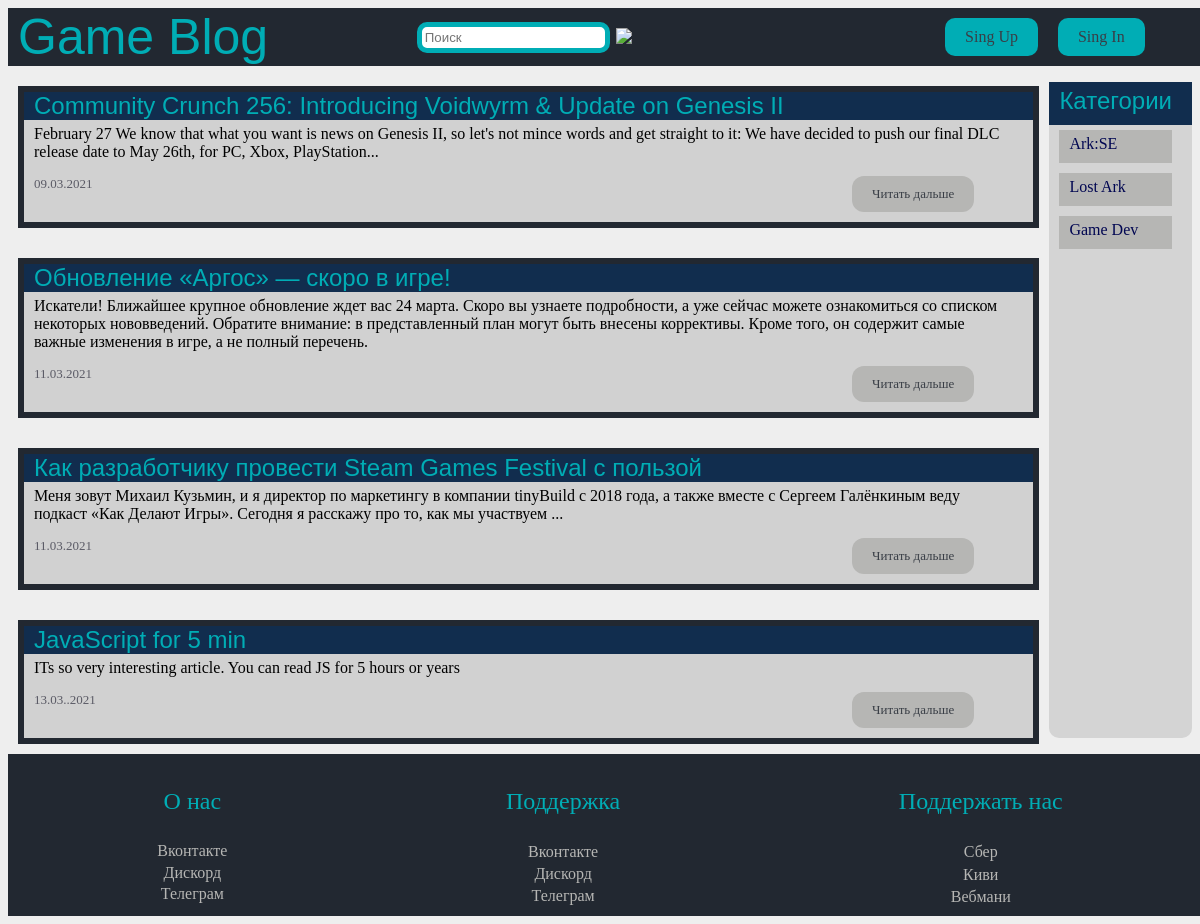
The page / on the database its author committed.
### database.py (models this page shows)
class Article(db.Model):
    id = db.Column(db.Integer, primary_key=True, autoincrement=True)
    title = db.Column(db.String(70), nullable=True)
    body = db.Column(db.String(70), nullable=True, unique=True)
    date = db.Column(db.String(70), nullable=True)
    big = db.Column(db.Boolean, default=True)
    img = db.Column(db.Boolean, default=False)
    img_url = db.Column(db.String(70))
    author_id = db.Column(db.Integer, db.ForeignKey('users.id'))
    category_id = db.Column(db.Integer, db.ForeignKey('categories.id'))
    author = db.relationship('Users', backref=db.backref('articles', lazy=True))
    category = db.relationship('Categories', backref=db.backref('articles', lazy=True))

class Categories(db.Model):
    id = db.Column(db.Integer, primary_key=True, autoincrement=True)
    name = db.Column(db.String, nullable=True)

### app.py (the view)
@app.route('/')
def homepage():
    articles = Article.query.all()
    categories = Categories.query.all()
    return render_template('index.html', articles=articles, categories=categories)

### templates/index.html (shortened to what this page needs)
{% extends "base.html" %}
{% block content %}
    {% for article in articles %}
        <article>
            <div class="head">
                {{ article.title }}
            </div>
            <div class="text-block">
                {% if article.big %}
                    {{ article.body[0:200]+'...' }}
                {% else %}
                    {{ article.body }}
                {% endif %}
            </div>
            <div class="footer">
                <date>{{ article.date }}</date>
                <a href="{{ url_for('article', art=article.id) }}">Читать дальше</a>
            </div>
        </article>
    {% endfor %}
{% endblock %}

### templates/base.html (shortened to what this page needs)
<!DOCTYPE html>
<html lang="ru">
<head>
    <link rel="stylesheet" href={{ url_for('static', filename='style.css') }}>
</head>
<body>
<header>
    <a href="{{ url_for('homepage') }}" class="logo">Game Blog</a>
    <form action="{{ url_for('search') }}">
        <input name="text" class="search" type="search" placeholder="Поиск" aria-label="Поиск">
        <button type="submit">
            <img src="https://img.icons8.com/material-sharp/24/000000/search.png"/>
        </button>
    </form>
    {% if current_user.is_authenticated %}
        <li class="">
            <a href="#" class="nav-link">{{ current_user.name }}</a>
        </li>
        <li class="">
            <a class="nav-link active" aria-current="page" href="{{ url_for('create_article') }}">Добавить статью</a>
        </li>
        <li class="">
            <a href="{{ url_for('logout') }}" class="nav-link">Выйти</a>
        </li>
    {% else %}
        <but>
            <a class="buttons" href={{ url_for('singup') }}>Sing Up</a>
            <a class="buttons" href={{ url_for('singin') }}>Sing In</a>
        </but>
    {% endif %}
</header>
<main>
    <div class="articles_list">
        {% block content %}
        {% endblock %}
    </div>
    <ul class="categories">
        <li class="header">
            Категории
        </li>
        {% for categoria in categories %}
            <li class="dropdown">
                <a href=" {{ url_for('categor', cat=categoria.id) }} ">{{ categoria.name }}</a>
            </li>
        {% endfor %}
    </ul>
</main>
<footer>
    <div class="block-footer">
        <p>О нас</p>
        <div class="lin"><a href="#">Вконтакте</a></div>
        <div class="lin"><a href="#">Дискорд</a></div>
        <div class="lin"><a href="#">Телеграм</a></div>
    </div>
    <div class="block-footer">
        <p>Поддержка</p>
        <div class="lin"><a href="#">Вконтакте</a></div>
        <div class="lin"><a href="#">Дискорд</a></div>
        <div class="lin"><a href="#">Телеграм</a></div>
    </div>
    <div class="block-footer">
        <p>Поддержать нас</p>
        <div class="lin"><a href="#">Сбер</a></div>
        <div class="lin"><a href="#">Киви</a></div>
        <div class="lin"><a href="#">Вебмани</a></div>
    </div>
</footer>
</body>
</html>

### static/style.css (style rules this page uses)
body { background-color: #EEEEEE; }
header { top: 0; left: 0; width: 100%; margin: auto; padding-left: 10px; background-color: #222831; display: flex; min-height: auto; }
header a { text-decoration: none; }
.logo { color: #00ADB5 !important; font-size: 50px; font-family: Dubai, sans-serif; }
header .buttons { padding: 10px 20px 10px 20px; background-color: #00ADB5; border-radius: 10px; margin: 10px; }
but { display: flex; align-items: center; margin-right: 4%; margin-left: auto; }
.categories { border-radius: 10px; border: 2px #112D4E; padding: 0; margin-right: 0; margin-left: auto; background-color: #696A6C33; }
.categories li { padding: 5px 20px 10px 10px; margin: 5px 20px 10px 10px; background-color: #b6b6b4; list-style-type: none; }
main { display: flex; }
.articles_list { display: flex; flex-direction: column; }
.categories .header { color: #00ADB5; font-size: x-large; font-family: Calibri, sans-serif; margin: 0 0 0 0; padding: 5px 20px 10px 10px !important; background-color: #112D4E; }
.categories li a { text-decoration: none; color: #000651; }
article { border: 6px solid #222831; margin: 20px 10px 10px 10px; display: block; background: rgba(91, 91, 91, 0.2); }
article .head { color: #00ADB5; padding-left: 10px; font-family: Calibri, sans-serif; font-size: x-large; background: #112D4E; }
article .text-block { display: block; padding: 5px 20px 10px 10px; font-size: medium; }
article .footer { display: flex; color: rgba(12, 12, 30, 0.6); font-size: small; padding: 5px 20px 10px 10px; }
footer { width: 100%; justify-content: center; padding: 10px; background: #222831; color: #00ADB5; display: flex; }
.block-footer { flex-grow: 1; text-align: center; display: flex; flex-direction: column; }
footer a { margin-top: 1%; display: block; text-decoration: none; color: #b6b6b4; }
footer p { font-size: x-large; }
article .footer a { color: #393E46; align-items: center; margin-right: 4%; padding: 10px 20px 10px 20px; background-color: #b6b6b4; margin-left: auto; display: block; border-radius: 12px; text-decoration: none; }
a { color: #393E46; text-decoration: none; }
header form { display: flex; margin-left: auto; margin-right:auto; }
header form input { margin: auto; padding: 3px; outline: none; box-sizing: border-box; border: 5px solid #00ADB5; border-radius: 10px; }
header form button { background: #222831; border: #00ADB5; }

### rows shown on the page
Article: title "Community Crunch 256: Introducing Voidwyrm & Update on Genesis II", body "February 27 We know that what you want is news on Genesis II, so let's not mince words and get straight to it: We have decided to push our final DLC release date to May 26th, for PC, Xbox, PlayStation...", date "09.03.2021"
Article: title "Обновление «Аргос» — скоро в игре!", body "Искатели! Ближайшее крупное обновление ждет вас 24 марта. Скоро вы узнаете подробности, а уже сейчас можете ознакомиться со списком некоторых нововведений. Обратите внимание: в представленный план могут быть внесены коррективы. Кроме того, он содержит самые важные изменения в игре, а не полный перечень.", date "11.03.2021"
Article: title "Как разработчику провести Steam Games Festival с пользой", body "Меня зовут Михаил Кузьмин, и я директор по маркетингу в компании tinyBuild с 2018 года, а также вместе с Сергеем Галёнкиным веду подкаст «Как Делают Игры». Сегодня я расскажу про то, как мы участвуем ...", date "11.03.2021"
Article: title "JavaScript for 5 min", body "ITs so very interesting article. You can read JS for 5 hours or years", date "13.03..2021"
Categories: name "Ark:SE"
Categories: name "Lost Ark"
Categories: name "Game Dev"
